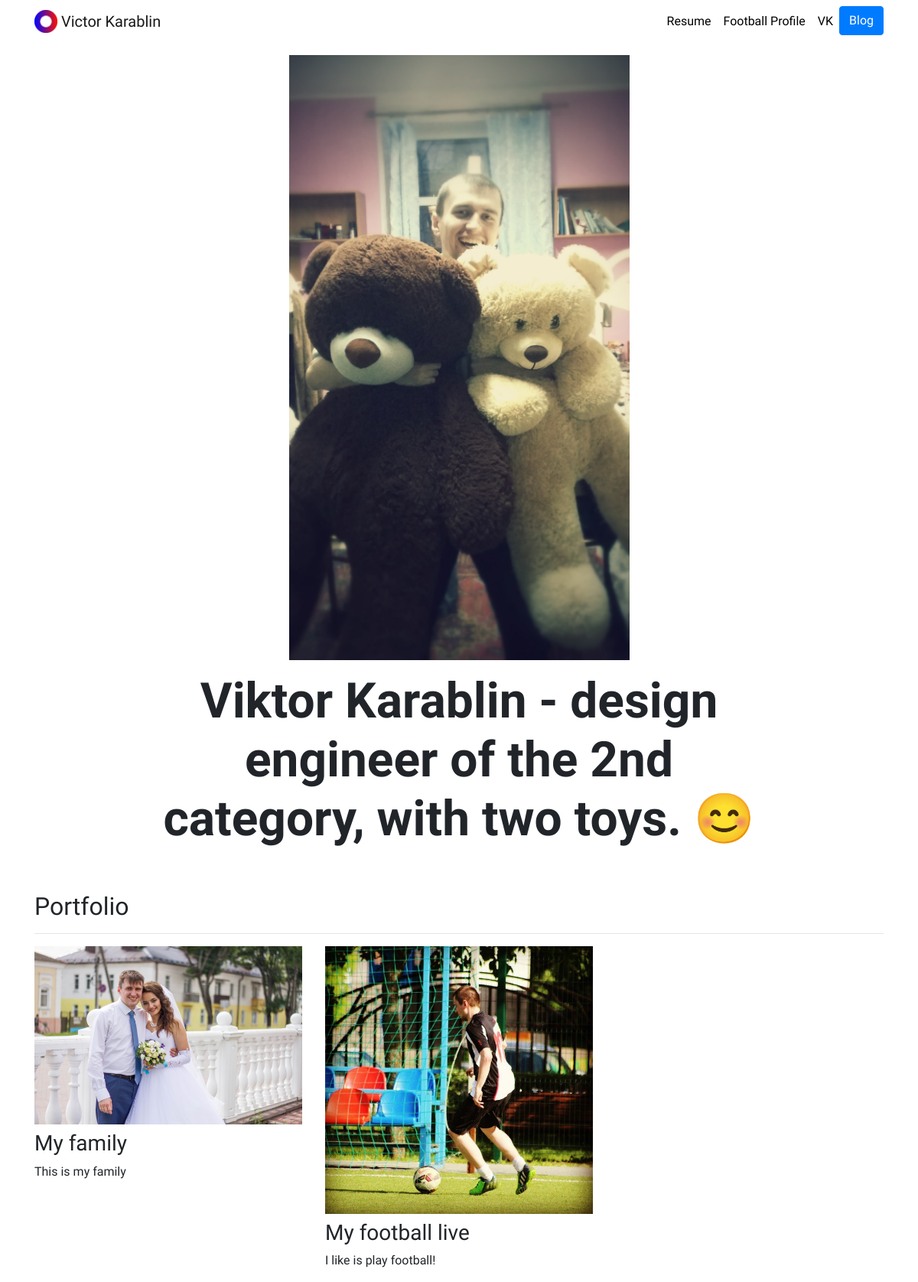
The page / on the database its author committed.
### portfolio/models.py (models this page shows, shortened)
class Project(models.Model):
    title = models.CharField(max_length=100)
    description = models.CharField(max_length=250)
    image = models.ImageField(upload_to='portfolio/images/')
    url = models.URLField(blank=True)

### portfolio/views.py (the view)
# urls.py: 2. Add a URL to urlpatterns:  path('', views.home, name='home')
def home (request):
    projects = Project.objects.all()
    return render(request, 'portfolio/home.html', {'projects':projects})

### portfolio/templates/portfolio/home.html
{% extends "portfolio/base.html" %}
{% load static %}
{% block content %}
<div class="row justify-content-center my-3">
  <div class="col-5">
    <img src="{% static 'portfolio/20141207_202758~3.jpg' %}" class="img-fluid">
  </div>
</div>
<div class="row justify-content-center mb-3">
  <div class="col-md-9 text-center">
    <h1 id="hometext" class="font-weight-bold">Viktor Karablin - design engineer of the 2nd category, with two toys. 😊</h1>
  </div>
</div>
<h2 class="mt-5">Portfolio</h2>
<hr>
<div class="row">
  {% for project in projects %}
  <div class="col-lg-4 col-md-6">
    {% if project.url %}
    <a href="{{ project.url }}">
      <img src="{{ project.image.url }}" class="img-fluid mb-2">
    </a>
    {% else %}
    <img src="{{ project.image.url }}" class="img-fluid mb-2">
    {% endif %}
    <h3>{{ project.title }}</h3>
    <p>{{ project.description }}</p>
  </div>
  {% endfor %}
</div>
{% endblock %}

### portfolio/templates/portfolio/base.html (shortened to what this page needs)
{% load static %}
<!doctype html>
<html lang="en">
<head>
  <link rel="stylesheet" href="https://stackpath.bootstrapcdn.com/bootstrap/4.4.1/css/bootstrap.min.css">
  <link rel="stylesheet" href="{% static "portfolio/custom.css" %}">
</head>
<body>
  <nav id="topNav" class="navbar navbar-expand-md navbar-light">
    <div class="container">
      <a class="navbar-brand" href="{% url 'home' %}">
        <img src="{% static "portfolio/Logo.png" %}" width="30" height="30" class="d-inline-block align-top" alt="Nick's Logo">
        <span>Victor Karablin</span>
      </a>
      <div class="collapse navbar-collapse text-center" id="navbarNav">
        <ul class="navbar-nav ml-auto">
          <li class="nav-item">
            <a class="nav-link" href="{% static "portfolio/UC-f96d9d07-2774-45ab-83b6-b79f42a9debe.pdf" %}">Resume</a>
          </li>
          <li class="nav-item">
            <a class="nav-link" href="https://lfl.ru/person28896?player_id=9652" target="_blank">Football Profile</a>
          </li>
          <li class="nav-item">
            <a class="nav-link" href="https://vk.com/monah26" target="_blank">VK</a>
          </li>
          <li>
            <a role="button" href="{% url 'blog:all_blogs' %}" class="btn btn-primary">Blog</a>
          </li>
        </ul>
      </div>
    </div>
  </nav>
  <div class="container">
    {% block content %}{% endblock %}
  </div>
</body>
</html>

### portfolio/static/portfolio/custom.css (style rules this page uses)
.navbar-nav .nav-link { color: rgba(0,0,0,1) !important; }
body { font-family: 'Lato', sans-serif; font-family: 'Palette Mosaic', cursive; }
@media (min-width: 992px) { #hometext { font-size: 4rem; } }

### rows shown on the page
Project: image (picture), title "My family", description "This is my family"
Project: image (picture), title "My football live", description "I like is play football!"
